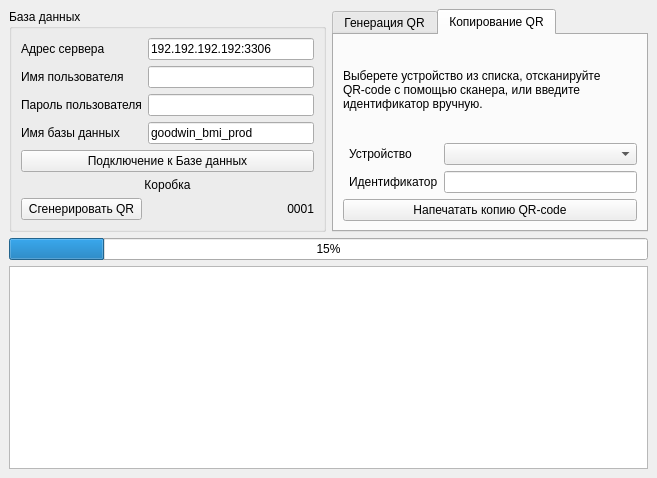
<?xml version="1.0" encoding="UTF-8"?>
<ui version="4.0">
 <class>PrintQR</class>
 <widget class="QMainWindow" name="PrintQR">
  <property name="geometry">
   <rect>
    <x>0</x>
    <y>0</y>
    <width>657</width>
    <height>478</height>
   </rect>
  </property>
  <property name="windowTitle">
   <string>QRprint</string>
  </property>
  <property name="autoFillBackground">
   <bool>false</bool>
  </property>
  <property name="iconSize">
   <size>
    <width>24</width>
    <height>24</height>
   </size>
  </property>
  <widget class="QWidget" name="centralwidget">
   <layout class="QGridLayout" name="gridLayout">
    <item row="0" column="0">
     <widget class="QGroupBox" name="GroupBD">
      <property name="minimumSize">
       <size>
        <width>290</width>
        <height>180</height>
       </size>
      </property>
      <property name="maximumSize">
       <size>
        <width>16777215</width>
        <height>250</height>
       </size>
      </property>
      <property name="font">
       <font>
        <weight>50</weight>
        <bold>false</bold>
       </font>
      </property>
      <property name="title">
       <string>База данных</string>
      </property>
      <property name="flat">
       <bool>false</bool>
      </property>
      <property name="checkable">
       <bool>false</bool>
      </property>
      <property name="checked">
       <bool>false</bool>
      </property>
      <layout class="QGridLayout" name="gridLayout_6">
       <item row="1" column="0">
        <widget class="QLabel" name="LabelUser">
         <property name="text">
          <string>Имя пользователя</string>
         </property>
        </widget>
       </item>
       <item row="0" column="0">
        <widget class="QLabel" name="LabelHost">
         <property name="text">
          <string>Адрес сервера</string>
         </property>
        </widget>
       </item>
       <item row="3" column="0">
        <widget class="QLabel" name="LabelBD">
         <property name="text">
          <string>Имя базы данных</string>
         </property>
        </widget>
       </item>
       <item row="5" column="0" colspan="2">
        <widget class="QLabel" name="labelBox">
         <property name="font">
          <font>
           <weight>50</weight>
           <bold>false</bold>
          </font>
         </property>
         <property name="text">
          <string>Коробка</string>
         </property>
         <property name="alignment">
          <set>Qt::AlignCenter</set>
         </property>
        </widget>
       </item>
       <item row="0" column="1">
        <widget class="QLineEdit" name="InputHost">
         <property name="minimumSize">
          <size>
           <width>100</width>
           <height>0</height>
          </size>
         </property>
         <property name="text">
          <string>192.192.192.192:3306</string>
         </property>
        </widget>
       </item>
       <item row="2" column="0">
        <widget class="QLabel" name="LabelPass">
         <property name="text">
          <string>Пароль пользователя</string>
         </property>
        </widget>
       </item>
       <item row="3" column="1">
        <widget class="QLineEdit" name="InputBD">
         <property name="minimumSize">
          <size>
           <width>110</width>
           <height>0</height>
          </size>
         </property>
         <property name="autoFillBackground">
          <bool>false</bool>
         </property>
         <property name="text">
          <string>goodwin_bmi_prod</string>
         </property>
         <property name="frame">
          <bool>true</bool>
         </property>
         <property name="dragEnabled">
          <bool>false</bool>
         </property>
         <property name="readOnly">
          <bool>true</bool>
         </property>
        </widget>
       </item>
       <item row="1" column="1">
        <widget class="QLineEdit" name="InputUser">
         <property name="minimumSize">
          <size>
           <width>100</width>
           <height>0</height>
          </size>
         </property>
        </widget>
       </item>
       <item row="2" column="1">
        <widget class="QLineEdit" name="InputPass">
         <property name="sizePolicy">
          <sizepolicy hsizetype="Expanding" vsizetype="Fixed">
           <horstretch>0</horstretch>
           <verstretch>0</verstretch>
          </sizepolicy>
         </property>
         <property name="minimumSize">
          <size>
           <width>100</width>
           <height>0</height>
          </size>
         </property>
         <property name="text">
          <string/>
         </property>
        </widget>
       </item>
       <item row="4" column="0" colspan="2">
        <widget class="QPushButton" name="ConnectBD">
         <property name="text">
          <string>Подключение к Базе данных</string>
         </property>
        </widget>
       </item>
       <item row="6" column="0">
        <widget class="QPushButton" name="BoxQR">
         <property name="text">
          <string>Сгенерировать QR</string>
         </property>
        </widget>
       </item>
       <item row="6" column="1">
        <widget class="QLabel" name="CountBox">
         <property name="layoutDirection">
          <enum>Qt::LeftToRight</enum>
         </property>
         <property name="autoFillBackground">
          <bool>false</bool>
         </property>
         <property name="text">
          <string>0001</string>
         </property>
         <property name="scaledContents">
          <bool>false</bool>
         </property>
         <property name="alignment">
          <set>Qt::AlignRight|Qt::AlignTrailing|Qt::AlignVCenter</set>
         </property>
        </widget>
       </item>
      </layout>
     </widget>
    </item>
    <item row="0" column="1">
     <widget class="QTabWidget" name="TabsQR">
      <property name="currentIndex">
       <number>1</number>
      </property>
      <widget class="QWidget" name="TabGeneraton">
       <attribute name="title">
        <string>Генерация QR</string>
       </attribute>
       <layout class="QGridLayout" name="gridLayout_3">
        <item row="1" column="0">
         <widget class="QPushButton" name="PushGenPrintQR">
          <property name="text">
           <string>Сгенерировать и распечатать QR-Code</string>
          </property>
         </widget>
        </item>
        <item row="0" column="0">
         <widget class="QGroupBox" name="GroupMod">
          <property name="title">
           <string>Иформация о модуле</string>
          </property>
          <layout class="QFormLayout" name="formLayout_2">
           <item row="0" column="0">
            <widget class="QLabel" name="LabelNameMod">
             <property name="text">
              <string>Наименование</string>
             </property>
            </widget>
           </item>
           <item row="0" column="1">
            <widget class="QComboBox" name="BoxNameMod">
             <property name="minimumSize">
              <size>
               <width>15</width>
               <height>0</height>
              </size>
             </property>
            </widget>
           </item>
           <item row="1" column="0">
            <widget class="QLabel" name="LabelBoardVer">
             <property name="text">
              <string>Версия платы</string>
             </property>
            </widget>
           </item>
           <item row="1" column="1">
            <widget class="QComboBox" name="BoxBoardVer">
             <property name="minimumSize">
              <size>
               <width>15</width>
               <height>0</height>
              </size>
             </property>
            </widget>
           </item>
           <item row="2" column="0">
            <widget class="QLabel" name="LabelBuildVer">
             <property name="text">
              <string>Версия сборки</string>
             </property>
            </widget>
           </item>
           <item row="2" column="1">
            <widget class="QComboBox" name="BoxBuildVer">
             <property name="enabled">
              <bool>true</bool>
             </property>
             <property name="minimumSize">
              <size>
               <width>15</width>
               <height>0</height>
              </size>
             </property>
            </widget>
           </item>
          </layout>
         </widget>
        </item>
       </layout>
      </widget>
      <widget class="QWidget" name="TabCopy">
       <attribute name="title">
        <string>Копирование QR</string>
       </attribute>
       <layout class="QGridLayout" name="gridLayout_2">
        <item row="2" column="1">
         <widget class="QLabel" name="label_3">
          <property name="text">
           <string>Идентификатор</string>
          </property>
         </widget>
        </item>
        <item row="1" column="2">
         <widget class="QComboBox" name="BoxName">
          <property name="minimumSize">
           <size>
            <width>15</width>
            <height>0</height>
           </size>
          </property>
         </widget>
        </item>
        <item row="1" column="1">
         <widget class="QLabel" name="LabelName">
          <property name="text">
           <string>Устройство</string>
          </property>
         </widget>
        </item>
        <item row="2" column="2">
         <widget class="QLineEdit" name="ManualNumber">
          <property name="enabled">
           <bool>true</bool>
          </property>
          <property name="minimumSize">
           <size>
            <width>0</width>
            <height>0</height>
           </size>
          </property>
          <property name="text">
           <string/>
          </property>
         </widget>
        </item>
        <item row="3" column="0" colspan="3">
         <widget class="QPushButton" name="ManualPush">
          <property name="minimumSize">
           <size>
            <width>0</width>
            <height>0</height>
           </size>
          </property>
          <property name="maximumSize">
           <size>
            <width>16777215</width>
            <height>16777215</height>
           </size>
          </property>
          <property name="text">
           <string>Напечатать копию QR-code</string>
          </property>
         </widget>
        </item>
        <item row="0" column="0" colspan="3">
         <widget class="QLabel" name="text">
          <property name="text">
           <string>&lt;html&gt;&lt;head/&gt;&lt;body&gt;&lt;p&gt;Выберете устройство из списка, отсканируйте&lt;br/&gt; QR-code с помощью сканера, или введите &lt;br/&gt;идентификатор вручную.&lt;/p&gt;&lt;/body&gt;&lt;/html&gt;</string>
          </property>
         </widget>
        </item>
       </layout>
      </widget>
     </widget>
    </item>
    <item row="2" column="0" colspan="2">
     <widget class="QTextBrowser" name="TextBrowser">
      <property name="minimumSize">
       <size>
        <width>0</width>
        <height>150</height>
       </size>
      </property>
     </widget>
    </item>
    <item row="1" column="0" colspan="2">
     <widget class="QProgressBar" name="ProgressBar">
      <property name="value">
       <number>15</number>
      </property>
     </widget>
    </item>
   </layout>
  </widget>
 </widget>
 <resources/>
 <connections/>
</ui>
